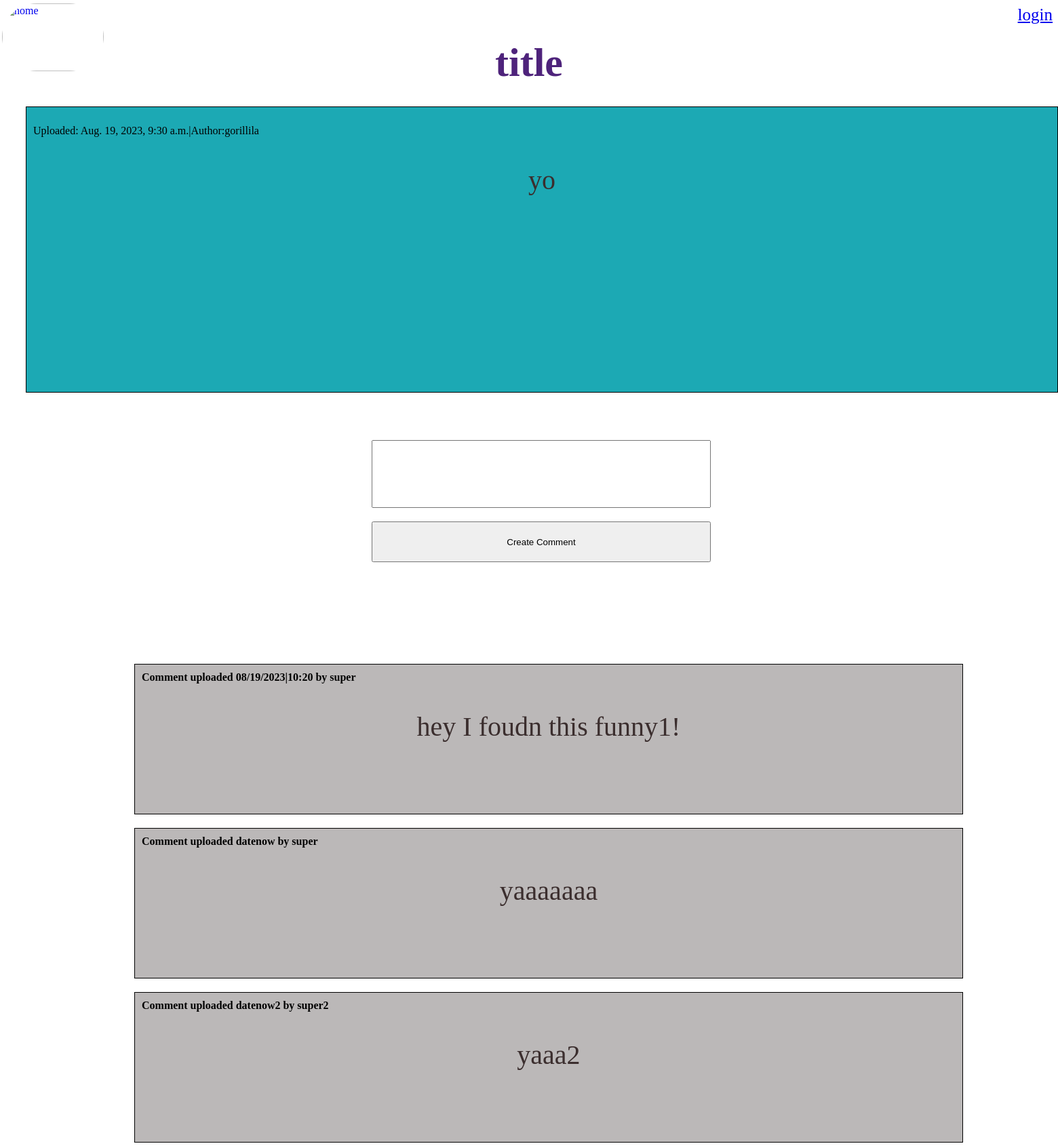
/post/41, run on the app's committed database.
### myapp/models.py (models this page shows)
class post(models.Model):
    title=models.CharField(max_length=150)
    body=models.CharField(max_length=1000000)
    date_made=models.DateTimeField(default=datetime.now,blank=True)
    comments=models.CharField(max_length=1000000000)
    post_username=models.CharField(max_length=100)

### myapp/views.py (the view, shortened to what this page needs)
# urls.py: path('post/<str:pk>',views.posts,name='post'),
def posts(request,pk):
    if pk=='create':
        if request.user.is_authenticated:
            return render(request, 'create_post.html')
        else:
            messages.info(request,'Must have an account to perform that action!')
            return redirect('/')
    else:
        posts=post.objects.get(id=pk)
        comments={}
        try:
            for comment in posts.comments[:-3].split('!~!'):
                print(comment)
                comment,name,date= comment.split('<><>')
                print(name)
                print(comment)
                print(date)
                comments['Comment uploaded '+date+' by '+name]=comment
        except Exception as e:
            print(e)
        return render(request, 'post.html',{'post':posts, 'comments': comments})

### templates/post.html (shortened to what this page needs)
<div class="container">
    <a href="/" ><img src=
        "https://youthscape.ams3.cdn.digitaloceanspaces.com/images/16723620780107.remini-enhanced.jpg" alt="home"
        class="img"
        style="width:150;height: 100;">
    </a>
</div>
{% if user.is_authenticated %}
<a href="/logout" style="float: right;font-size: 25;">Logout</a>
{% else %}
<a href="/register" style="float:right;font-size: 25;">login</a>
{% endif %}
<h1> {{post.title}}</h1>
<div class="box_main" >
    <p>Uploaded: {{post.date_made}}|Author:{{post.post_username}}</p>
    <h3>{{post.body}}</h3>
</div>
<form method="POST" action="{{post.id}}!comment" style="margin-left: 600;
margin-top: 70; margin-bottom: 150;">
    <textarea class="comment_box" maxlength="10000" name="comment" style="resize: none; width: 500;
    height: 100; font-size: 20; margin-left: -60;"></textarea><br>
    <button class="create_comment" style="margin-top: 20; width:500; height: 60;
    margin-left: -60;" >
    Create Comment</button>
</form>
{% for title,body in comments.items %}
<div class="box">
    <h4 style="margin-top: 0;">{{title}}</h4>
    <h3>{{body}}</h3>
</div>
{% endfor %}

### templates/post.html (style rules this page uses)
h1 { padding-top: 50; margin-bottom: 30; font-size: 60; text-align: center; color: rgb(78, 35, 123); }
h3 { padding-left: 50; padding-right:50; text-align: center; font-weight: 200; font-size: 40; color: rgb(59, 46, 46); }
p { text-align: left; color: black; }
.box { width: 1200; overflow:auto; height: 200; border: 1px solid black; padding: 10px; margin-top: 20; margin-left: 190; background-color: rgb(187, 184, 184); }
.box_main { width: 1500; overflow:auto; height: 400px; border: 1px solid black; padding: 10px; margin-top: 20; margin-left: 30; background-color: rgb(28, 169, 180); }
.img { float: left; top: 3; padding-top: 2; margin-left: -5; position: absolute; border-radius: 100px; }

### data on the page
post: title "title", date_made "Aug. 19, 2023, 9:30 a.m.", post_username "gorillila", body "yo"

### other printed values
{{ title }} "Comment uploaded 08/19/2023|10:20 by super" "Comment uploaded datenow by super" "Comment uploaded datenow2 by super2"
{{ body }} "hey I foudn this funny1!" "yaaaaaaa" "yaaa2"
